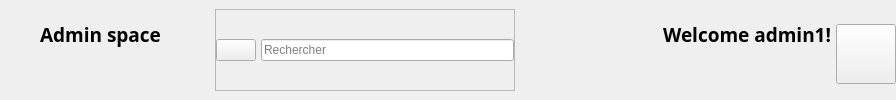
        <widget class="QWidget" name="headerFrame" native="true">
         <property name="sizePolicy">
          <sizepolicy hsizetype="Preferred" vsizetype="Preferred">
           <horstretch>0</horstretch>
           <verstretch>0</verstretch>
          </sizepolicy>
         </property>
         <property name="minimumSize">
          <size>
           <width>0</width>
           <height>0</height>
          </size>
         </property>
         <layout class="QGridLayout" name="gridLayout">
          <property name="leftMargin">
           <number>0</number>
          </property>
          <property name="topMargin">
           <number>0</number>
          </property>
          <property name="rightMargin">
           <number>0</number>
          </property>
          <property name="bottomMargin">
           <number>0</number>
          </property>
          <item row="0" column="0">
           <widget class="QWidget" name="spaceWidget" native="true">
            <property name="minimumSize">
             <size>
              <width>200</width>
              <height>0</height>
             </size>
            </property>
            <widget class="QLabel" name="spaceLbl">
             <property name="geometry">
              <rect>
               <x>0</x>
               <y>0</y>
               <width>201</width>
               <height>69</height>
              </rect>
             </property>
             <property name="font">
              <font>
               <family>Noto Sans</family>
               <pointsize>14</pointsize>
               <weight>75</weight>
               <bold>true</bold>
              </font>
             </property>
             <property name="text">
              <string>Admin space</string>
             </property>
             <property name="alignment">
              <set>Qt::AlignCenter</set>
             </property>
            </widget>
           </widget>
          </item>
          <item row="0" column="2">
           <widget class="QWidget" name="welcomeWidget" native="true">
            <property name="minimumSize">
             <size>
              <width>300</width>
              <height>0</height>
             </size>
            </property>
            <widget class="QLabel" name="welcomeLbl">
             <property name="geometry">
              <rect>
               <x>0</x>
               <y>0</y>
               <width>301</width>
               <height>69</height>
              </rect>
             </property>
             <property name="minimumSize">
              <size>
               <width>0</width>
               <height>0</height>
              </size>
             </property>
             <property name="font">
              <font>
               <family>Noto Sans</family>
               <pointsize>14</pointsize>
               <weight>75</weight>
               <bold>true</bold>
              </font>
             </property>
             <property name="text">
              <string>Welcome admin1!</string>
             </property>
             <property name="alignment">
              <set>Qt::AlignRight|Qt::AlignTrailing|Qt::AlignVCenter</set>
             </property>
            </widget>
           </widget>
          </item>
          <item row="0" column="3">
           <widget class="QWidget" name="widget_3" native="true">
            <layout class="QHBoxLayout" name="horizontalLayout_6">
             <property name="spacing">
              <number>0</number>
             </property>
             <property name="leftMargin">
              <number>0</number>
             </property>
             <property name="rightMargin">
              <number>0</number>
             </property>
             <property name="bottomMargin">
              <number>0</number>
             </property>
             <item alignment="Qt::AlignVCenter">
              <widget class="QPushButton" name="accountBtn">
               <property name="minimumSize">
                <size>
                 <width>60</width>
                 <height>60</height>
                </size>
               </property>
               <property name="maximumSize">
                <size>
                 <width>60</width>
                 <height>60</height>
                </size>
               </property>
               <property name="cursor">
                <cursorShape>PointingHandCursor</cursorShape>
               </property>
               <property name="text">
                <string/>
               </property>
               <property name="icon">
                <iconset resource="../resource.qrc">
                 <normaloff>:/users/images/users/man.png</normaloff>:/users/images/users/man.png</iconset>
               </property>
               <property name="iconSize">
                <size>
                 <width>50</width>
                 <height>50</height>
                </size>
               </property>
              </widget>
             </item>
            </layout>
           </widget>
          </item>
          <item row="0" column="1">
           <widget class="QWidget" name="widget_2" native="true">
            <layout class="QHBoxLayout" name="horizontalLayout_4">
             <item>
              <widget class="QFrame" name="searchFrame">
               <property name="minimumSize">
                <size>
                 <width>300</width>
                 <height>0</height>
                </size>
               </property>
               <property name="maximumSize">
                <size>
                 <width>300</width>
                 <height>16777215</height>
                </size>
               </property>
               <property name="frameShape">
                <enum>QFrame::StyledPanel</enum>
               </property>
               <property name="frameShadow">
                <enum>QFrame::Raised</enum>
               </property>
               <layout class="QHBoxLayout" name="horizontalLayout_5">
                <property name="spacing">
                 <number>5</number>
                </property>
                <property name="leftMargin">
                 <number>0</number>
                </property>
                <property name="topMargin">
                 <number>0</number>
                </property>
                <property name="rightMargin">
                 <number>0</number>
                </property>
                <property name="bottomMargin">
                 <number>0</number>
                </property>
                <item alignment="Qt::AlignRight">
                 <widget class="QPushButton" name="searchbtn">
                  <property name="cursor">
                   <cursorShape>PointingHandCursor</cursorShape>
                  </property>
                  <property name="text">
                   <string/>
                  </property>
                  <property name="icon">
                   <iconset resource="../resource.qrc">
                    <normaloff>:/icons/icons/others/view.png</normaloff>:/icons/icons/others/view.png</iconset>
                  </property>
                  <property name="iconSize">
                   <size>
                    <width>32</width>
                    <height>32</height>
                   </size>
                  </property>
                 </widget>
                </item>
                <item>
                 <widget class="QLineEdit" name="searchbar">
                  <property name="placeholderText">
                   <string>Rechercher</string>
                  </property>
                 </widget>
                </item>
               </layout>
              </widget>
             </item>
            </layout>
           </widget>
          </item>
         </layout>
        </widget>
